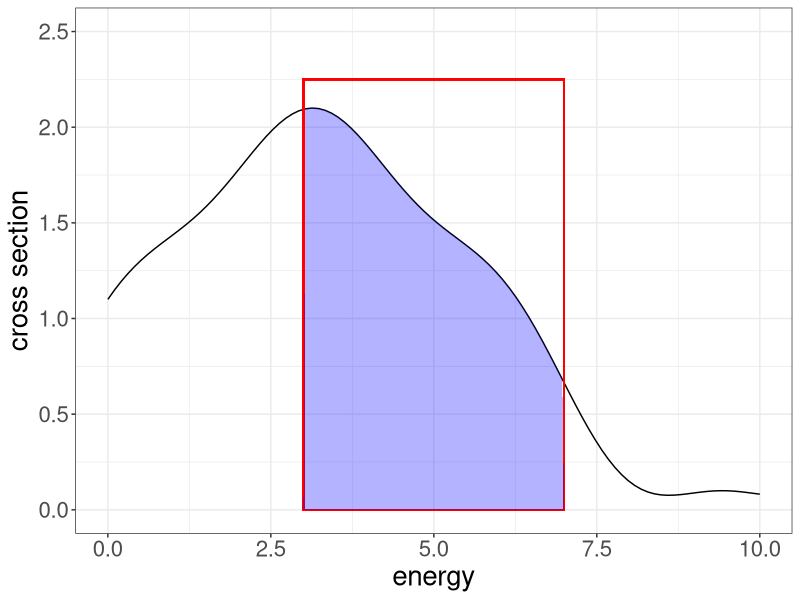
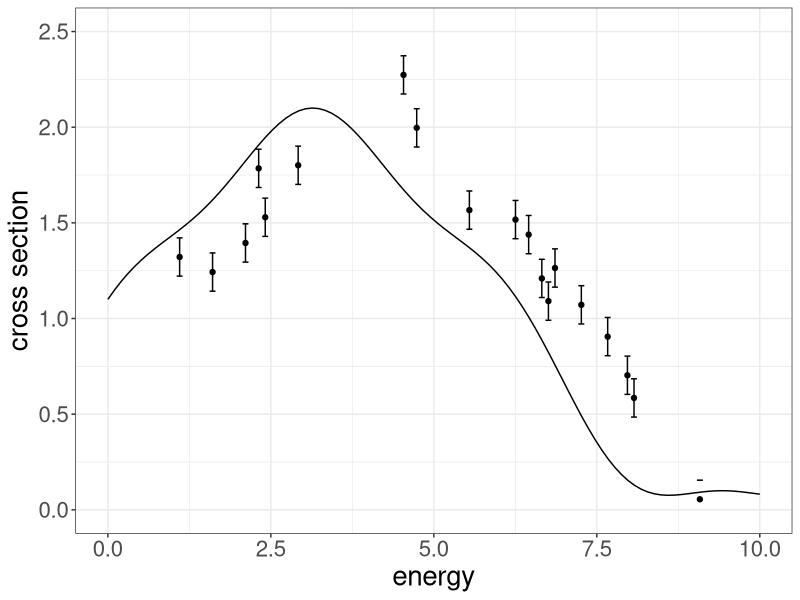
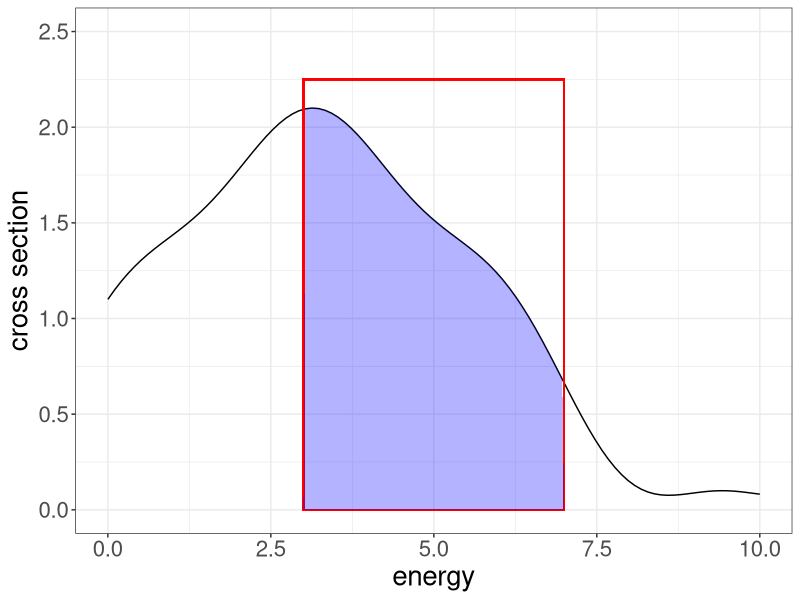
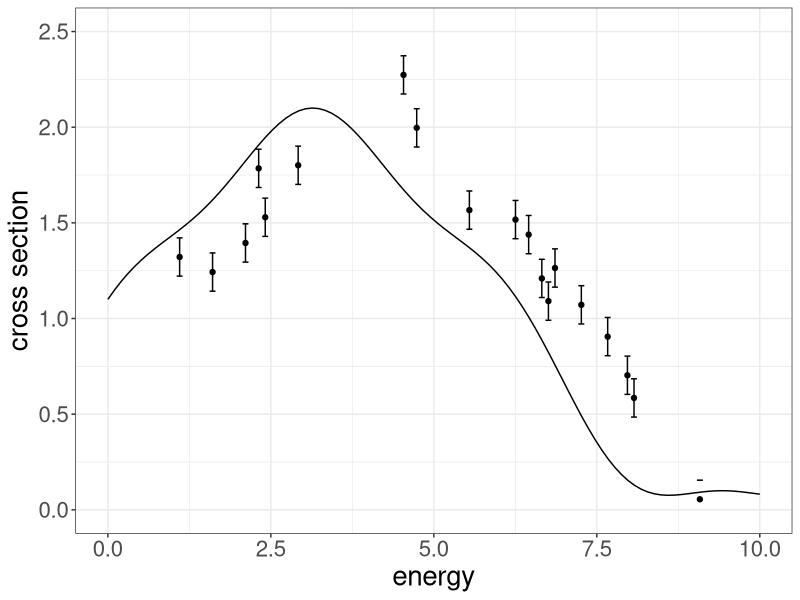

Generate these figures, in order, with R:
library(ggplot2)
library(data.table)

# Generate data for the oscillating function
x <- seq(0, 10, length.out = 100)
y <- sin(0.5*x) + 0.1 * cos(2 * x) + 1

# Specify the range to be highlighted
highlight_start <- 3
highlight_end <- 7

# Create a data frame
df <- data.table(data.frame(x = x, y = y))
df_ext <- rbindlist(list(df[x >= highlight_start & x <= highlight_end], data.table(
  x = c(7, 3), y = c(0, 0)
)))

# Create the plot using ggplot
ggplot(df, aes(x, y)) +
  geom_line() +  # Add a line plot
  geom_rect(aes(xmin = highlight_start, xmax = highlight_end,
                ymin = 0, ymax = 2.25),
            color = "red", fill=NA, alpha = 0.3) +  # Add the red rectangle
  geom_polygon(data=df_ext, aes(x=x, y=y), fill="blue", alpha=0.3) +
  xlim(0, 10) +  # Set the x-axis limits
  ylim(0, 2.5) +  # Set the y-axis limits
  labs(x = "X", y = "Y") +  # Set the axis labels
  theme_bw() +  # Use a black-and-white theme
  theme(text=element_text(size=20)) +
  xlab('energy') + ylab('cross section')

ggsave("measuring_integral.png", units="cm", width=15, height=15)

# unknown energy calibration
exp_idx <- sample(seq_len(length(x)), size=20, replace = FALSE)
x_exp <- x[exp_idx] + 1
y_exp <- y[exp_idx] + rnorm(length(x_exp), sd=0.1)
dfexp <- data.table(x=x_exp, y=y_exp)

ggplot(df, aes(x, y)) +
  geom_errorbar(aes(x=x, ymin=y-0.1, ymax=y+0.1), data=dfexp) +
  geom_point(aes(x=x, y=y), data=dfexp) +
  geom_line() +  # Add a line plot
  xlim(0, 10) +  # Set the x-axis limits
  ylim(0, 2.5) +  # Set the y-axis limits
  labs(x = "X", y = "Y") +  # Set the axis labels
  theme_bw() +  # Use a black-and-white theme
  theme(text=element_text(size=20)) +
  xlab('energy') + ylab('cross section')

ggsave("measuring_wrong_energy_calibration.png", units="cm", width=15, height=15)
